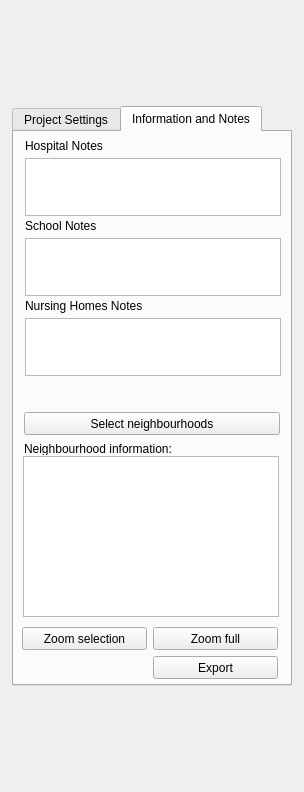
<?xml version="1.0" encoding="UTF-8"?>
<ui version="4.0">
 <class>PluginForAirqInRotterdamDockWidgetBase</class>
 <widget class="QDockWidget" name="PluginForAirqInRotterdamDockWidgetBase">
  <property name="geometry">
   <rect>
    <x>0</x>
    <y>0</y>
    <width>304</width>
    <height>792</height>
   </rect>
  </property>
  <property name="minimumSize">
   <size>
    <width>303</width>
    <height>792</height>
   </size>
  </property>
  <property name="windowTitle">
   <string>Plugin For Air Quality In Rotterdam</string>
  </property>
  <widget class="QWidget" name="dockWidgetContents">
   <layout class="QGridLayout" name="gridLayout">
    <item row="0" column="0">
     <widget class="QTabWidget" name="tabWidget">
      <property name="minimumSize">
       <size>
        <width>0</width>
        <height>400</height>
       </size>
      </property>
      <property name="maximumSize">
       <size>
        <width>280</width>
        <height>580</height>
       </size>
      </property>
      <property name="currentIndex">
       <number>1</number>
      </property>
      <widget class="QWidget" name="tab_1">
       <attribute name="title">
        <string>Project Settings</string>
       </attribute>
       <widget class="QLabel" name="label_2">
        <property name="geometry">
         <rect>
          <x>0</x>
          <y>0</y>
          <width>356</width>
          <height>13</height>
         </rect>
        </property>
        <property name="font">
         <font>
          <weight>75</weight>
          <bold>true</bold>
         </font>
        </property>
        <property name="text">
         <string>Select pollution type</string>
        </property>
       </widget>
       <widget class="QWidget" name="layoutWidget">
        <property name="geometry">
         <rect>
          <x>0</x>
          <y>146</y>
          <width>38</width>
          <height>11</height>
         </rect>
        </property>
        <layout class="QVBoxLayout" name="verticalLayout_2">
         <property name="bottomMargin">
          <number>10</number>
         </property>
        </layout>
       </widget>
       <widget class="QComboBox" name="comboBoxType">
        <property name="geometry">
         <rect>
          <x>0</x>
          <y>19</y>
          <width>256</width>
          <height>20</height>
         </rect>
        </property>
       </widget>
       <widget class="QLabel" name="label_3">
        <property name="geometry">
         <rect>
          <x>0</x>
          <y>60</y>
          <width>256</width>
          <height>13</height>
         </rect>
        </property>
        <property name="font">
         <font>
          <weight>75</weight>
          <bold>true</bold>
         </font>
        </property>
        <property name="text">
         <string>Set maximal level</string>
        </property>
       </widget>
       <widget class="QLabel" name="label_5">
        <property name="geometry">
         <rect>
          <x>0</x>
          <y>125</y>
          <width>125</width>
          <height>13</height>
         </rect>
        </property>
        <property name="text">
         <string>Good quality</string>
        </property>
       </widget>
       <widget class="QSlider" name="sliderMaxLevel">
        <property name="geometry">
         <rect>
          <x>0</x>
          <y>81</y>
          <width>256</width>
          <height>27</height>
         </rect>
        </property>
        <property name="pageStep">
         <number>1</number>
        </property>
        <property name="orientation">
         <enum>Qt::Horizontal</enum>
        </property>
        <property name="tickPosition">
         <enum>QSlider::TicksBelow</enum>
        </property>
        <property name="tickInterval">
         <number>10</number>
        </property>
       </widget>
       <widget class="QLabel" name="labelMin">
        <property name="geometry">
         <rect>
          <x>0</x>
          <y>114</y>
          <width>81</width>
          <height>13</height>
         </rect>
        </property>
        <property name="text">
         <string>min</string>
        </property>
       </widget>
       <widget class="QLabel" name="labelMid">
        <property name="geometry">
         <rect>
          <x>87</x>
          <y>114</y>
          <width>82</width>
          <height>13</height>
         </rect>
        </property>
        <property name="text">
         <string>mid</string>
        </property>
        <property name="alignment">
         <set>Qt::AlignCenter</set>
        </property>
       </widget>
       <widget class="QWidget" name="layoutWidget_2">
        <property name="geometry">
         <rect>
          <x>0</x>
          <y>45</y>
          <width>38</width>
          <height>11</height>
         </rect>
        </property>
        <layout class="QVBoxLayout" name="verticalLayout_4">
         <property name="bottomMargin">
          <number>10</number>
         </property>
        </layout>
       </widget>
       <widget class="QLabel" name="labelCurrentValue">
        <property name="geometry">
         <rect>
          <x>130</x>
          <y>60</y>
          <width>125</width>
          <height>13</height>
         </rect>
        </property>
        <property name="text">
         <string>Value</string>
        </property>
        <property name="alignment">
         <set>Qt::AlignRight|Qt::AlignTrailing|Qt::AlignVCenter</set>
        </property>
       </widget>
       <widget class="QLabel" name="labelMax">
        <property name="geometry">
         <rect>
          <x>175</x>
          <y>114</y>
          <width>81</width>
          <height>13</height>
         </rect>
        </property>
        <property name="text">
         <string>max</string>
        </property>
        <property name="alignment">
         <set>Qt::AlignRight|Qt::AlignTrailing|Qt::AlignVCenter</set>
        </property>
       </widget>
       <widget class="QLabel" name="label_6">
        <property name="geometry">
         <rect>
          <x>131</x>
          <y>125</y>
          <width>125</width>
          <height>13</height>
         </rect>
        </property>
        <property name="text">
         <string>Legal limit</string>
        </property>
        <property name="alignment">
         <set>Qt::AlignRight|Qt::AlignTrailing|Qt::AlignVCenter</set>
        </property>
       </widget>
       <widget class="QWidget" name="layoutWidget_3">
        <property name="geometry">
         <rect>
          <x>0</x>
          <y>316</y>
          <width>46</width>
          <height>11</height>
         </rect>
        </property>
        <layout class="QVBoxLayout" name="verticalLayout_3">
         <property name="bottomMargin">
          <number>10</number>
         </property>
        </layout>
       </widget>
       <widget class="QCheckBox" name="checkBoxHospitals">
        <property name="geometry">
         <rect>
          <x>0</x>
          <y>177</y>
          <width>151</width>
          <height>17</height>
         </rect>
        </property>
        <property name="text">
         <string>Hospitals</string>
        </property>
       </widget>
       <widget class="QCheckBox" name="checkBoxNursingHomes">
        <property name="geometry">
         <rect>
          <x>0</x>
          <y>229</y>
          <width>256</width>
          <height>17</height>
         </rect>
        </property>
        <property name="text">
         <string>Nursing homes</string>
        </property>
       </widget>
       <widget class="QTextBrowser" name="textNotes">
        <property name="geometry">
         <rect>
          <x>10</x>
          <y>250</y>
          <width>256</width>
          <height>58</height>
         </rect>
        </property>
        <property name="minimumSize">
         <size>
          <width>0</width>
          <height>58</height>
         </size>
        </property>
        <property name="maximumSize">
         <size>
          <width>16777215</width>
          <height>58</height>
         </size>
        </property>
        <property name="readOnly">
         <bool>false</bool>
        </property>
        <property name="acceptRichText">
         <bool>false</bool>
        </property>
       </widget>
       <widget class="QLabel" name="label">
        <property name="geometry">
         <rect>
          <x>0</x>
          <y>158</y>
          <width>256</width>
          <height>13</height>
         </rect>
        </property>
        <property name="font">
         <font>
          <weight>75</weight>
          <bold>true</bold>
         </font>
        </property>
        <property name="text">
         <string>Select critical points</string>
        </property>
       </widget>
       <widget class="QCheckBox" name="checkBoxSchools">
        <property name="geometry">
         <rect>
          <x>0</x>
          <y>206</y>
          <width>256</width>
          <height>17</height>
         </rect>
        </property>
        <property name="text">
         <string>Schools</string>
        </property>
        <property name="checkable">
         <bool>true</bool>
        </property>
        <property name="checked">
         <bool>false</bool>
        </property>
       </widget>
       <widget class="QLabel" name="label_8">
        <property name="geometry">
         <rect>
          <x>0</x>
          <y>419</y>
          <width>99</width>
          <height>13</height>
         </rect>
        </property>
        <property name="font">
         <font>
          <weight>75</weight>
          <bold>true</bold>
         </font>
        </property>
        <property name="text">
         <string>Map options</string>
        </property>
       </widget>
       <widget class="QCheckBox" name="checkBoxIndustry">
        <property name="geometry">
         <rect>
          <x>0</x>
          <y>373</y>
          <width>256</width>
          <height>17</height>
         </rect>
        </property>
        <property name="text">
         <string>Industry</string>
        </property>
       </widget>
       <widget class="QLabel" name="label_4">
        <property name="geometry">
         <rect>
          <x>0</x>
          <y>331</y>
          <width>256</width>
          <height>13</height>
         </rect>
        </property>
        <property name="font">
         <font>
          <weight>75</weight>
          <bold>true</bold>
         </font>
        </property>
        <property name="text">
         <string>Pollution sources</string>
        </property>
       </widget>
       <widget class="QCheckBox" name="checkBoxRoads">
        <property name="enabled">
         <bool>true</bool>
        </property>
        <property name="geometry">
         <rect>
          <x>0</x>
          <y>350</y>
          <width>256</width>
          <height>17</height>
         </rect>
        </property>
        <property name="text">
         <string>Primary roads</string>
        </property>
       </widget>
       <widget class="QRadioButton" name="radioButtonGmapsBgOff">
        <property name="geometry">
         <rect>
          <x>0</x>
          <y>509</y>
          <width>256</width>
          <height>17</height>
         </rect>
        </property>
        <property name="text">
         <string>Google Maps background (offline)</string>
        </property>
       </widget>
       <widget class="QRadioButton" name="radioButtonGmapsBgOn">
        <property name="geometry">
         <rect>
          <x>0</x>
          <y>486</y>
          <width>256</width>
          <height>17</height>
         </rect>
        </property>
        <property name="text">
         <string>Google Maps background (internet)</string>
        </property>
       </widget>
       <widget class="QRadioButton" name="radioButtonSatBgOn">
        <property name="geometry">
         <rect>
          <x>0</x>
          <y>440</y>
          <width>256</width>
          <height>17</height>
         </rect>
        </property>
        <property name="toolTip">
         <string>OpenLayerPlugin is required for this function</string>
        </property>
        <property name="text">
         <string>Satellite background (internet)</string>
        </property>
        <property name="checked">
         <bool>true</bool>
        </property>
       </widget>
       <widget class="QRadioButton" name="radioButtonSatBgOff">
        <property name="enabled">
         <bool>true</bool>
        </property>
        <property name="geometry">
         <rect>
          <x>0</x>
          <y>463</y>
          <width>256</width>
          <height>17</height>
         </rect>
        </property>
        <property name="text">
         <string>Satellite background (offline)</string>
        </property>
       </widget>
       <widget class="QWidget" name="layoutWidget_4">
        <property name="geometry">
         <rect>
          <x>0</x>
          <y>400</y>
          <width>46</width>
          <height>11</height>
         </rect>
        </property>
        <layout class="QVBoxLayout" name="verticalLayout_5">
         <property name="bottomMargin">
          <number>10</number>
         </property>
        </layout>
       </widget>
       <zorder>layoutWidget</zorder>
       <zorder>comboBoxType</zorder>
       <zorder>label_3</zorder>
       <zorder>label_5</zorder>
       <zorder>sliderMaxLevel</zorder>
       <zorder>labelMin</zorder>
       <zorder>labelMid</zorder>
       <zorder>layoutWidget_2</zorder>
       <zorder>labelCurrentValue</zorder>
       <zorder>labelMax</zorder>
       <zorder>label_6</zorder>
       <zorder>layoutWidget_3</zorder>
       <zorder>label_2</zorder>
       <zorder>checkBoxHospitals</zorder>
       <zorder>checkBoxNursingHomes</zorder>
       <zorder>textNotes</zorder>
       <zorder>label</zorder>
       <zorder>checkBoxSchools</zorder>
       <zorder>label_8</zorder>
       <zorder>checkBoxIndustry</zorder>
       <zorder>label_4</zorder>
       <zorder>checkBoxRoads</zorder>
       <zorder>radioButtonGmapsBgOff</zorder>
       <zorder>radioButtonGmapsBgOn</zorder>
       <zorder>radioButtonSatBgOn</zorder>
       <zorder>radioButtonSatBgOff</zorder>
       <zorder>layoutWidget_4</zorder>
      </widget>
      <widget class="QWidget" name="tab_2">
       <attribute name="title">
        <string>Information and Notes</string>
       </attribute>
       <widget class="QPushButton" name="buttonExport">
        <property name="geometry">
         <rect>
          <x>139</x>
          <y>524</y>
          <width>125</width>
          <height>23</height>
         </rect>
        </property>
        <property name="text">
         <string>Export</string>
        </property>
       </widget>
       <widget class="QPushButton" name="selectButton">
        <property name="geometry">
         <rect>
          <x>10</x>
          <y>280</y>
          <width>256</width>
          <height>23</height>
         </rect>
        </property>
        <property name="text">
         <string>Select neighbourhoods</string>
        </property>
        <property name="checkable">
         <bool>true</bool>
        </property>
       </widget>
       <widget class="QLabel" name="label_7">
        <property name="geometry">
         <rect>
          <x>10</x>
          <y>310</y>
          <width>256</width>
          <height>13</height>
         </rect>
        </property>
        <property name="text">
         <string>Neighbourhood information:</string>
        </property>
       </widget>
       <widget class="QTextBrowser" name="neighbourhoodInfo">
        <property name="geometry">
         <rect>
          <x>9</x>
          <y>324</y>
          <width>256</width>
          <height>161</height>
         </rect>
        </property>
       </widget>
       <widget class="QPushButton" name="fullZoomButton">
        <property name="geometry">
         <rect>
          <x>139</x>
          <y>495</y>
          <width>125</width>
          <height>23</height>
         </rect>
        </property>
        <property name="text">
         <string>Zoom full</string>
        </property>
       </widget>
       <widget class="QPushButton" name="zoomSelectionButton">
        <property name="geometry">
         <rect>
          <x>8</x>
          <y>495</y>
          <width>125</width>
          <height>23</height>
         </rect>
        </property>
        <property name="text">
         <string>Zoom selection</string>
        </property>
       </widget>
       <widget class="QTextBrowser" name="textNotes_2">
        <property name="geometry">
         <rect>
          <x>11</x>
          <y>26</y>
          <width>256</width>
          <height>58</height>
         </rect>
        </property>
        <property name="minimumSize">
         <size>
          <width>0</width>
          <height>58</height>
         </size>
        </property>
        <property name="maximumSize">
         <size>
          <width>16777215</width>
          <height>58</height>
         </size>
        </property>
        <property name="readOnly">
         <bool>false</bool>
        </property>
        <property name="acceptRichText">
         <bool>false</bool>
        </property>
       </widget>
       <widget class="QLabel" name="label_9">
        <property name="geometry">
         <rect>
          <x>11</x>
          <y>6</y>
          <width>241</width>
          <height>16</height>
         </rect>
        </property>
        <property name="text">
         <string>Hospital Notes</string>
        </property>
       </widget>
       <widget class="QLabel" name="label_10">
        <property name="geometry">
         <rect>
          <x>11</x>
          <y>86</y>
          <width>241</width>
          <height>16</height>
         </rect>
        </property>
        <property name="text">
         <string>School Notes</string>
        </property>
       </widget>
       <widget class="QTextBrowser" name="textNotes_3">
        <property name="geometry">
         <rect>
          <x>11</x>
          <y>106</y>
          <width>256</width>
          <height>58</height>
         </rect>
        </property>
        <property name="minimumSize">
         <size>
          <width>0</width>
          <height>58</height>
         </size>
        </property>
        <property name="maximumSize">
         <size>
          <width>16777215</width>
          <height>58</height>
         </size>
        </property>
        <property name="readOnly">
         <bool>false</bool>
        </property>
        <property name="acceptRichText">
         <bool>false</bool>
        </property>
       </widget>
       <widget class="QTextBrowser" name="textNotes_4">
        <property name="geometry">
         <rect>
          <x>11</x>
          <y>186</y>
          <width>256</width>
          <height>58</height>
         </rect>
        </property>
        <property name="minimumSize">
         <size>
          <width>0</width>
          <height>58</height>
         </size>
        </property>
        <property name="maximumSize">
         <size>
          <width>16777215</width>
          <height>58</height>
         </size>
        </property>
        <property name="readOnly">
         <bool>false</bool>
        </property>
        <property name="acceptRichText">
         <bool>false</bool>
        </property>
       </widget>
       <widget class="QLabel" name="label_11">
        <property name="geometry">
         <rect>
          <x>11</x>
          <y>166</y>
          <width>241</width>
          <height>16</height>
         </rect>
        </property>
        <property name="text">
         <string>Nursing Homes Notes</string>
        </property>
       </widget>
      </widget>
     </widget>
    </item>
   </layout>
  </widget>
 </widget>
 <resources/>
 <connections/>
 <buttongroups>
  <buttongroup name="radioGrp"/>
 </buttongroups>
</ui>
